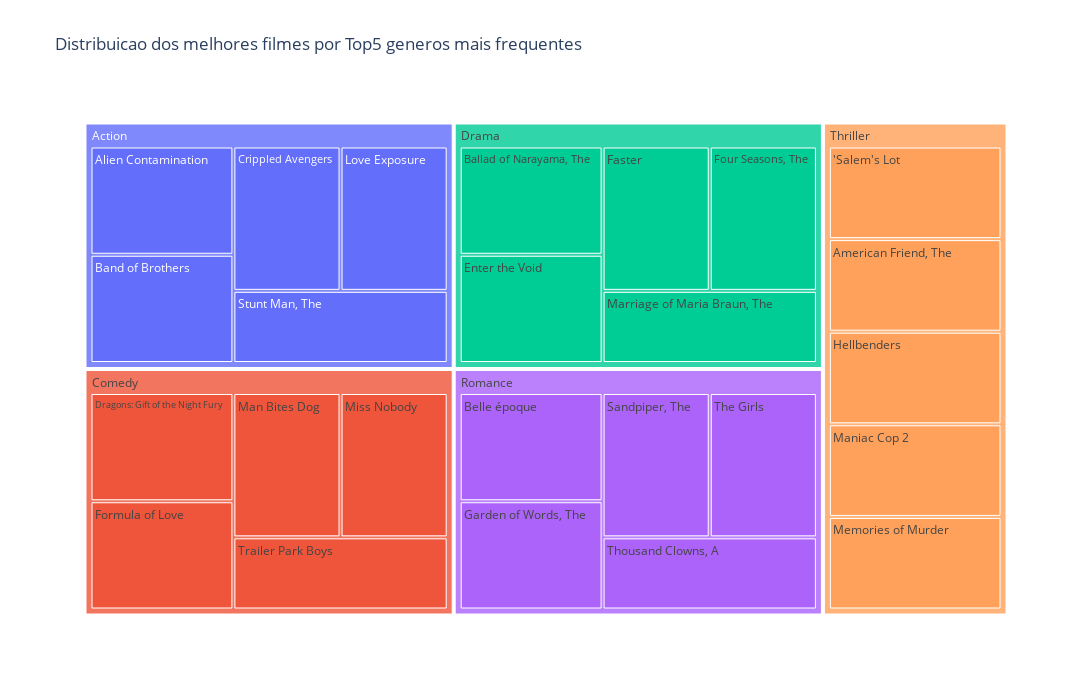

Notebook code for this chart:
### Code cell
fig = px.treemap(movies_by_genres_df, path=['genres', 'title'], 
                 title='Distribuicao dos melhores filmes por Top5 generos mais frequentes')

fig.update_layout(height=700, width=1100)
fig.show()

### Figure 1 — Plotly figure (JSON) as saved in the notebook; plotly's stock layout.template omitted (floating-point values rounded to 4 significant figures)
{"data": [{"branchvalues": "total", "domain": {"x": [0, 1], "y": [0, 1]}, "hovertemplate": "labels=%{label}<br>count=%{value}<br>parent=%{parent}<br>id=%{id}<extra></extra>", "ids": ["Thriller/'Salem's Lot ", "Action/Alien Contamination ", "Thriller/American Friend, The  ", "Drama/Ballad of Narayama, The  ", "Action/Band of Brothers ", "Romance/Belle époque ", "Action/Crippled Avengers  ", "Comedy/Dragons: Gift of the Night Fury ", "Drama/Enter the Void ", "Drama/Faster ", "Comedy/Formula of Love ", "Drama/Four Seasons, The ", "Romance/Garden of Words, The  ", "Thriller/Hellbenders ", "Action/Love Exposure  ", "Comedy/Man Bites Dog  ", "Thriller/Maniac Cop 2 ", "Drama/Marriage of Maria Braun, The  ", "Thriller/Memories of Murder  ", "Comedy/Miss Nobody ", "Romance/Sandpiper, The ", "Action/Stunt Man, The ", "Romance/The Girls ", "Romance/Thousand Clowns, A ", "Comedy/Trailer Park Boys ", "Action", "Comedy", "Drama", "Romance", "Thriller"], "labels": ["'Salem's Lot ", "Alien Contamination ", "American Friend, The  ", "Ballad of Narayama, The  ", "Band of Brothers ", "Belle époque ", "Crippled Avengers  ", "Dragons: Gift of the Night Fury ", "Enter the Void ", "Faster ", "Formula of Love ", "Four Seasons, The ", "Garden of Words, The  ", "Hellbenders ", "Love Exposure  ", "Man Bites Dog  ", "Maniac Cop 2 ", "Marriage of Maria Braun, The  ", "Memories of Murder  ", "Miss Nobody ", "Sandpiper, The ", "Stunt Man, The ", "The Girls ", "Thousand Clowns, A ", "Trailer Park Boys ", "Action", "Comedy", "Drama", "Romance", "Thriller"], "name": "", "parents": ["Thriller", "Action", "Thriller", "Drama", "Action", "Romance", "Action", "Comedy", "Drama", "Drama", "Comedy", "Drama", "Romance", "Thriller", "Action", "Comedy", "Thriller", "Drama", "Thriller", "Comedy", "Romance", "Action", "Romance", "Romance", "Comedy", "", "", "", "", ""], "type": "treemap", "values": [1, 1, 1, 1, 1, 1, 1, 1, 1, 1, 1, 1, 1, 1, 1, 1, 1, 1, 1, 1, 1, 1, 1, 1, 1, 5, 5, 5, 5, 5]}], "layout": {"height": 700, "legend": {"tracegroupgap": 0}, "title": {"text": "Distribuicao dos melhores filmes por Top5 generos mais frequentes"}, "width": 1100}}
